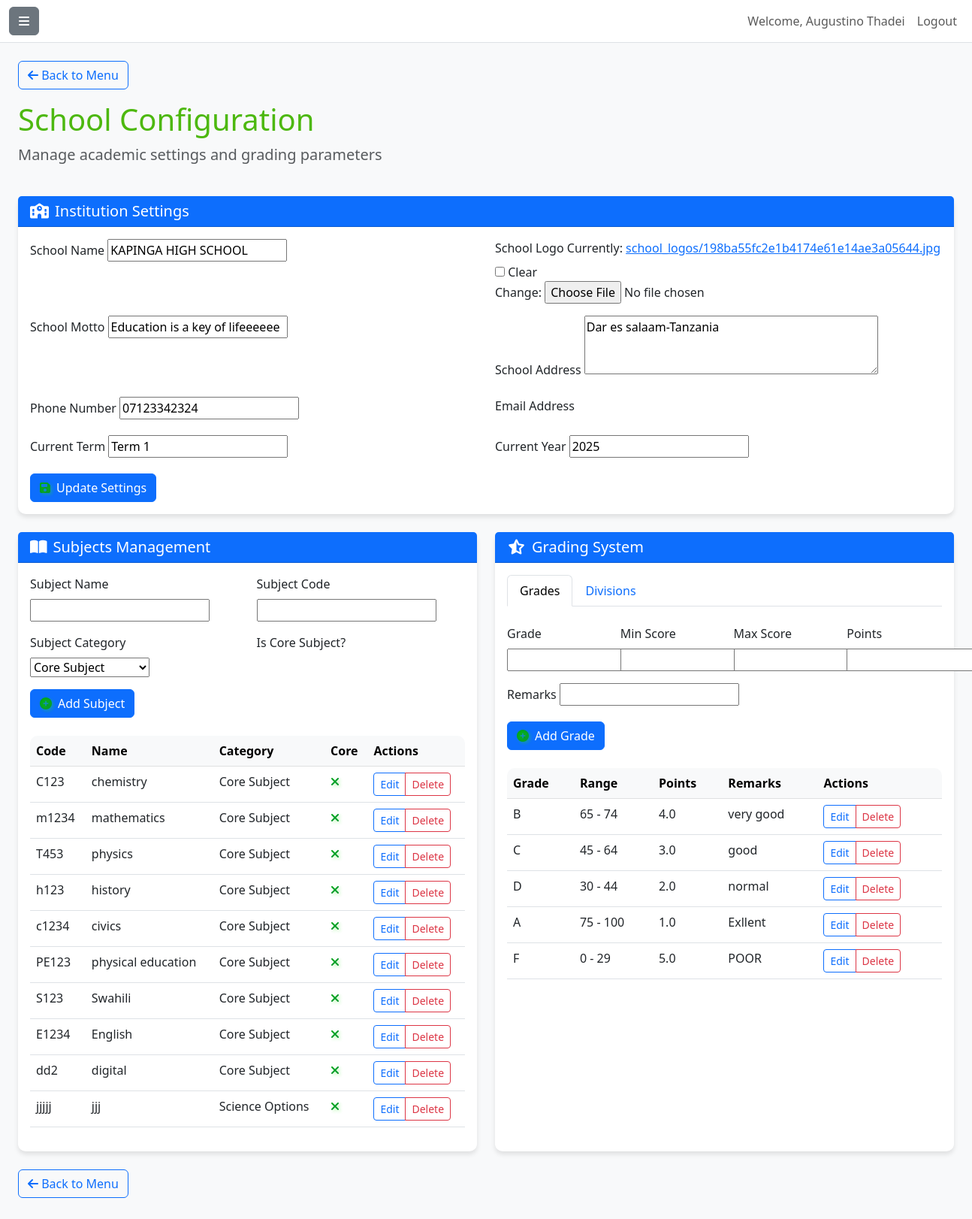
The app's page /secondary_dashboard/settings/ (signed in) with its own data.
### accounts/models.py (models this page shows, shortened)
class Teacher(AbstractUser):
    GENDER_CHOICES = [
        ('M', 'Male'),
        ('F', 'Female'),
        ('O', 'Other'),
    ]
    SCHOOL_LEVEL_CHOICES = [
    ('primary', 'Primary School'),
    ('secondary', 'Secondary School'),
]
    phone_regex = RegexValidator(
        regex=r'^\+?255\d{9}$',
        message="Phone number must be entered in the format: '+255xxxxxxxxx'."
    )
    tsc_number = models.CharField(
        max_length=20,
        unique=True,
        verbose_name="TSC Number",
        null=True,
        blank=True
    )
    gender = models.CharField(
        max_length=1,
        choices=GENDER_CHOICES,
        null=True,
        blank=True
    )
    date_of_birth = models.DateField(null=True, blank=True)
    phone_number = models.CharField(
        validators=[phone_regex],
        max_length=13,
        null=True,
        blank=True
    )
    qualification = models.CharField(max_length=100, null=True, blank=True)  # Highest academic qualification
    subjects_taught = models.CharField(max_length=200, null=True, blank=True)  # Subjects separated by commas
    current_school = models.CharField(max_length=150, null=True, blank=True)  # Current school name
    school_level = models.CharField(
        max_length=10,
        choices=SCHOOL_LEVEL_CHOICES,
        null=True,
        blank=True
    )
    district = models.CharField(max_length=100, null=True, blank=True)  # District of the school
    region = models.CharField(max_length=100, null=True, blank=True)  # Region of the school
    profile_picture = models.ImageField(
        upload_to='teacher_profiles/',  # Files will be uploaded to MEDIA_ROOT/teacher_profiles/
        blank=True,
        null=True
    )
    registration_date = models.DateTimeField(auto_now_add=True)
    is_verified = models.BooleanField(default=False)
    class Meta:
        verbose_name = "Teacher"  # Singular name in admin
        verbose_name_plural = "Teachers"  # Plural name in admin

### secondary_dashboard/models.py (models this page shows, shortened)
class SchoolSettings(models.Model):
    name = models.CharField(max_length=255, default="School Name")
    logo = models.ImageField(upload_to='school_logos/', null=True, blank=True)
    school_motto = models.CharField(max_length=255, blank=True)
    address = models.TextField(blank=True)
    phone_number = models.CharField(max_length=20, blank=True)
    email = models.EmailField(blank=True)
    current_term = models.CharField(max_length=20, blank=True, help_text="e.g., Term 1, Semester 2")
    current_year = models.PositiveIntegerField(blank=True, null=True, help_text="e.g., 2024")

class Subject(models.Model):
    SUBJECT_CATEGORIES = [
        ('CORE', 'Core Subject'),
        ('SCIENCE', 'Science Options'),
        ('ARTS', 'Arts Options'),
        ('TECH', 'Technical Subjects'),
        ('LANG', 'Languages'),
    ]
    name = models.CharField(max_length=50)
    code = models.CharField(max_length=10, unique=True)
    category = models.CharField(max_length=10, choices=SUBJECT_CATEGORIES, default='CORE')
    is_elective = models.BooleanField(default=False)

class Grade(models.Model):
    name = models.CharField(max_length=20)
    min_score = models.IntegerField()
    max_score = models.IntegerField()
    grade_point = models.DecimalField(max_digits=3, decimal_places=1)
    remarks = models.CharField(max_length=100, blank=True)

### secondary_dashboard/views.py (the view, shortened to what this page needs)
# urls.py: path('settings/', views.SettingsView.as_view(), name='settings'),
class SettingsView(LoginRequiredMixin, TemplateView):
    template_name = 'secondary_dashboard/settings.html'
    success_url = reverse_lazy('secondary_dashboard:settings')
    def get_context_data(self, **kwargs):
        context = super().get_context_data(**kwargs)
        settings_obj, _ = SchoolSettings.objects.get_or_create(pk=1)
        context['form'] = kwargs.get('form', forms.SchoolSettingsForm(instance=settings_obj))
        context['subject_form'] = kwargs.get('subject_form', forms.SubjectForm())
        context['grade_form'] = kwargs.get('grade_form', forms.GradeForm())
        context['division_form'] = kwargs.get('division_form', forms.DivisionForm())
        context['subjects'] = Subject.objects.all()
        context['grades'] = Grade.objects.all()
        context['divisions'] = Division.objects.all()
        return context

### secondary_dashboard/templates/secondary_dashboard/settings.html (shortened to what this page needs)
{% extends 'secondary_dashboard/base.html' %}
{% block content %}
<div class="row mb-4">
    <div class="col-12">
        <h1 class="display-6">School Configuration</h1>
        <p class="lead text-muted">Manage academic settings and grading parameters</p>
    </div>
</div>
<div class="row mb-4">
    <div class="col-12">
        <div class="card">
            <div class="card-header bg-primary text-white">
                <h5 class="mb-0"><i class="fas fa-school me-2"></i>Institution Settings</h5>
            </div>
            <div class="card-body">
                <form method="post" enctype="multipart/form-data">
                    <div class="row mb-3">
                        <div class="col-md-6">
                            <label class="form-label">School Name</label>
                            {{ form.name }}
                        </div>
                        <div class="col-md-6">
                            <label class="form-label">School Logo</label>
                            {{ form.logo }}
                        </div>
                    </div>
                    <div class="row mb-3">
                        <div class="col-md-6">
                            <label class="form-label">School Motto</label>
                            {{ form.school_motto }}
                        </div>
                        <div class="col-md-6">
                            <label class="form-label">School Address</label>
                            {{ form.address }}
                        </div>
                    </div>
                    <div class="row mb-3">
                        <div class="col-md-6">
                            <label class="form-label">Phone Number</label>
                            {{ form.phone_number }}
                        </div>
                        <div class="col-md-6">
                            <label class="form-label">Email Address</label>
                        </div>
                    </div>
                    <div class="row mb-3">
                        <div class="col-md-6">
                            <label class="form-label">Current Term</label>
                            {{ form.current_term }}
                        </div>
                        <div class="col-md-6">
                            <label class="form-label">Current Year</label>
                            {{ form.current_year }}
                        </div>
                    </div>
                    <button type="submit" class="btn btn-primary">
                        <i class="fas fa-save me-2"></i>Update Settings
                    </button>
                </form>
            </div>
        </div>
    </div>
</div>
<div class="row mb-4">
    <div class="col-md-6">
        <div class="card h-100">
            <div class="card-header bg-primary text-white">
                <h5 class="mb-0"><i class="fas fa-book-open me-2"></i>Subjects Management</h5>
            </div>
            <div class="card-body">
                <form method="post" class="mb-4">
                    <div class="row mb-3">
                        <div class="col-md-6">
                            <label class="form-label">Subject Name</label>
                            {{ subject_form.name }}
                        </div>
                        <div class="col-md-6">
                            <label class="form-label">Subject Code</label>
                            {{ subject_form.code }}
                        </div>
                    </div>
                    <div class="row mb-3">
                        <div class="col-md-6">
                            <label class="form-label">Subject Category</label>
                            {{ subject_form.category }}
                        </div>
                        <div class="col-md-6">
                            <label class="form-label">Is Core Subject?</label>
                        </div>
                    </div>
                    <button type="submit" class="btn btn-primary">
                        <i class="fas fa-plus-circle me-2"></i>Add Subject
                    </button>
                </form>
                <div class="table-responsive">
                    <table class="table table-hover">
                        <thead class="table-light">
                            <tr>
                                <th>Code</th>
                                <th>Name</th>
                                <th>Category</th>
                                <th>Core</th>
                                <th>Actions</th>
                            </tr>
                        </thead>
                        <tbody>
                            {% for subject in subjects %}
                            <tr>
                                <td>{{ subject.code }}</td>
                                <td>{{ subject.name }}</td>
                                <td>{{ subject.get_category_display }}</td>
                                <td>{% if subject.is_core %}<i class="fas fa-check text-success"></i>{% else %}<i class="fas fa-times text-danger"></i>{% endif %}</td>
                                <td>
                                    <div class="btn-group btn-group-sm">
                                        <a href="{% url 'secondary_dashboard:edit_subject' subject.id %}" class="btn btn-outline-primary">Edit</a>
                                        <a href="{% url 'secondary_dashboard:delete_subject' subject.id %}" class="btn btn-outline-danger">Delete</a>
                                    </div>
                                </td>
                            </tr>
                            {% endfor %}
                        </tbody>
                    </table>
                </div>
            </div>
        </div>
    </div>
    <div class="col-md-6">
        <div class="card h-100">
            <div class="card-header bg-primary text-white">
                <h5 class="mb-0"><i class="fas fa-star-half-alt me-2"></i>Grading System</h5>
            </div>
            <div class="card-body">
                <ul class="nav nav-tabs mb-4" id="gradingTabs" role="tablist">
                    <li class="nav-item" role="presentation">
                        <button class="nav-link active" id="grades-tab" data-bs-toggle="tab" data-bs-target="#grades" type="button" role="tab">Grades</button>
                    </li>
                    <li class="nav-item" role="presentation">
                        <button class="nav-link" id="divisions-tab" data-bs-toggle="tab" data-bs-target="#divisions" type="button" role="tab">Divisions</button>
                    </li>
                </ul>
                <div class="tab-content" id="gradingTabsContent">
                    <div class="tab-pane fade show active" id="grades" role="tabpanel">
                        <form method="post" class="mb-4">
                            <div class="row mb-3">
                                <div class="col-md-3">
                                    <label class="form-label">Grade</label>
                                    {{ grade_form.name }}
                                </div>
                                <div class="col-md-3">
                                    <label class="form-label">Min Score</label>
                                    {{ grade_form.min_score }}
                                </div>
                                <div class="col-md-3">
                                    <label class="form-label">Max Score</label>
                                    {{ grade_form.max_score }}
                                </div>
                                <div class="col-md-3">
                                    <label class="form-label">Points</label>
                                    {{ grade_form.grade_point }}
                                </div>
                            </div>
                            <div class="row mb-3">
                                <div class="col-md-12">
                                    <label class="form-label">Remarks</label>
                                    {{ grade_form.remarks }}
                                </div>
                            </div>
                            <button type="submit" class="btn btn-primary">
                                <i class="fas fa-plus-circle me-2"></i>Add Grade
                            </button>
                        </form>
                        <div class="table-responsive">
                            <table class="table table-hover">
                                <thead class="table-light">
                                    <tr>
                                        <th>Grade</th>
                                        <th>Range</th>
                                        <th>Points</th>
                                        <th>Remarks</th>
                                        <th>Actions</th>
                                    </tr>
                                </thead>
                                <tbody>
                                    {% for grade in grades %}
                                    <tr>
                                        <td>{{ grade.name }}</td>
                                        <td>{{ grade.min_score }} - {{ grade.max_score }}</td>
                                        <td>{{ grade.grade_point }}</td>
                                        <td>{{ grade.remarks }}</td>
                                        <td>
                                            <div class="btn-group btn-group-sm">
                                                <a href="{% url 'secondary_dashboard:edit_grade' grade.id %}" class="btn btn-outline-primary">Edit</a>
                                                <a href="{% url 'secondary_dashboard:delete_grade' grade.id %}" class="btn btn-outline-danger">Delete</a>
                                            </div>
                                        </td>
                                    </tr>
                                    {% endfor %}
                               </tbody>
                            </table>
                        </div>
                    </div>
                </div>
            </div>
        </div>
    </div>
</div>
{% block back_to_menu %}
<a href="{% url 'secondary_dashboard:dashboard' %}" class="btn btn-outline-primary mb-3"><i class="fas fa-arrow-left"></i> Back to Menu</a>
{% endblock %}
{% endblock %}

### secondary_dashboard/templates/secondary_dashboard/base.html (shortened to what this page needs)
{% load static %}
<!DOCTYPE html>
<html lang="en">
<head>
    <link href="https://cdn.jsdelivr.net/npm/bootstrap@5.3.0/dist/css/bootstrap.min.css" rel="stylesheet">
    <link rel="stylesheet" href="https://cdnjs.cloudflare.com/ajax/libs/font-awesome/6.4.0/css/all.min.css">
    <link rel="stylesheet" href="{% static 'base/secondary_dashboard_base.css' %}">
    <link rel="stylesheet" href="{% static 'secondary_dashboard/dashboard.css' %}">
</head>
<body>
    <div class="d-flex" id="wrapper">
        <div id="page-content-wrapper">
            <nav class="navbar navbar-expand-lg navbar-light bg-white border-bottom">
                <div class="container-fluid">
                    <button class="btn btn-secondary" id="menu-toggle">
                        <i class="fas fa-bars"></i>
                    </button>
                    <div class="navbar-nav ms-auto">
                        <span class="nav-item nav-link">Welcome, {{ request.user.get_full_name|default:request.user.username }}</span>
                        <a class="nav-item nav-link" href="{% url 'accounts:teacher_login' %}">Logout</a>
                    </div>
                </div>
            </nav>
            <div class="container-fluid px-4 py-4">
                {% block back_to_menu %}
                {% endblock %}
                {% block content %}
                {% endblock %}
            </div>
        </div>
    </div>
</body>
</html>

### records on screen
Teacher: user.get_full_name "Augustino Thadei"
SchoolSettings: name "KAPINGA HIGH SCHOOL", school_motto "Education is a key of lifeeeeee", address "Dar es salaam-Tanzania", phone_number "07123342324", current_term "Term 1", current_year "2025"
Subject: code "C123", name "chemistry", category "Core Subject"
Subject: code "m1234", name "mathematics", category "Core Subject"
Subject: code "T453", name "physics", category "Core Subject"
Subject: code "h123", name "history", category "Core Subject"
Subject: code "c1234", name "civics", category "Core Subject"
Subject: code "PE123", name "physical education", category "Core Subject"
Subject: code "S123", name "Swahili", category "Core Subject"
Subject: code "E1234", name "English", category "Core Subject"
Subject: code "dd2", name "digital", category "Core Subject"
Subject: code "jjjjj", name "jjj", category "Science Options"
Grade: name "B", min_score "65", max_score "74", grade_point "4.0", remarks "very good"
Grade: name "C", min_score "45", max_score "64", grade_point "3.0", remarks "good"
Grade: name "D", min_score "30", max_score "44", grade_point "2.0", remarks "normal"
Grade: name "A", min_score "75", max_score "100", grade_point "1.0", remarks "Exllent"
Grade: name "F", min_score "0", max_score "29", grade_point "5.0", remarks "POOR"
